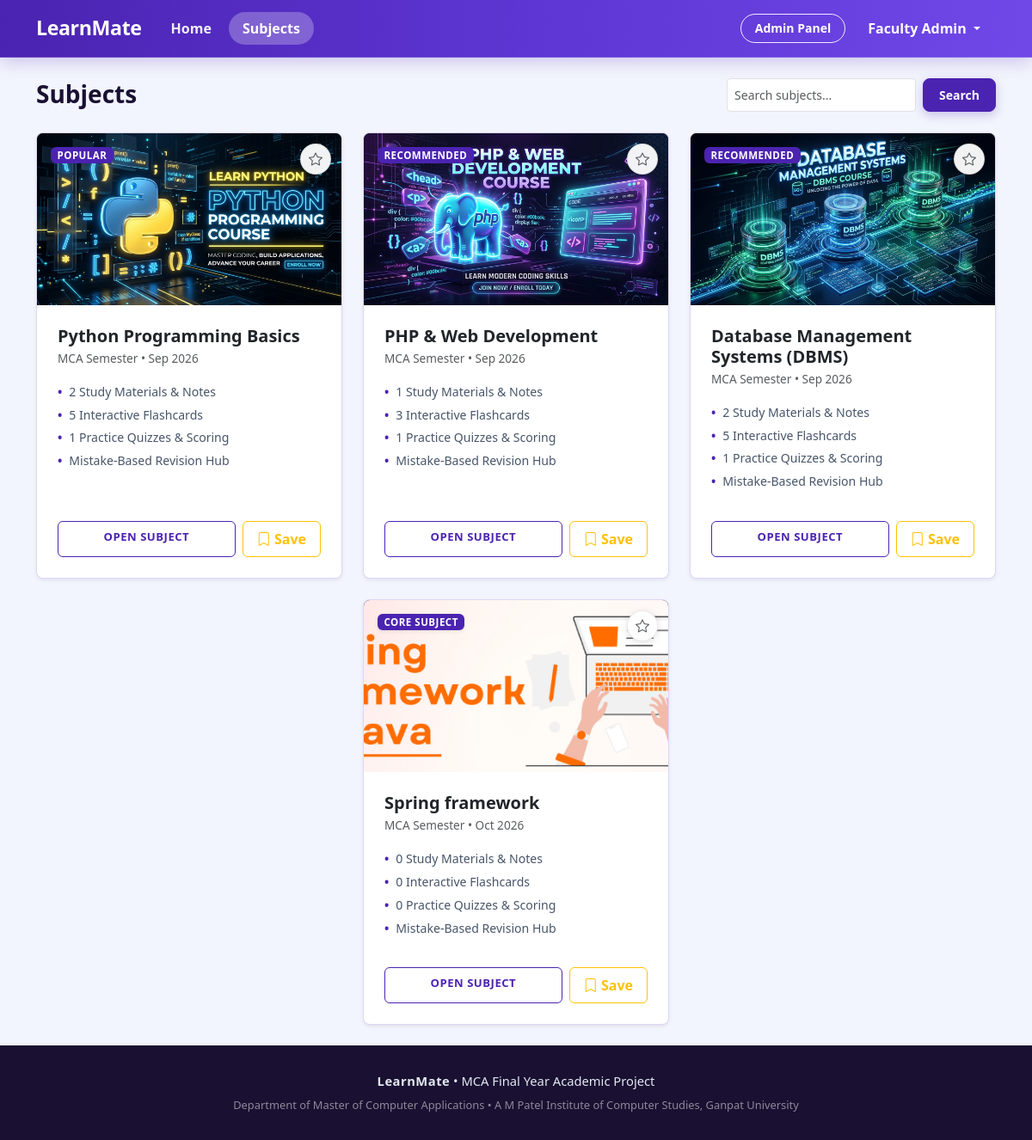
The app's page /courses/ (signed in) with its own data.
### main_app/models.py (models this page shows, shortened)
class Subject(models.Model):
    subject_id = models.AutoField(primary_key=True)
    subject_name = models.CharField(max_length=100)
    description = models.TextField()
    image = models.ImageField(upload_to='subjects/', null=True, blank=True, help_text="Upload subject cover image")
    image_url = models.URLField(max_length=500, null=True, blank=True, help_text="Or paste direct web image URL")
    created_by = models.ForeignKey(User, on_delete=models.CASCADE, related_name='subjects_created')
    created_at = models.DateTimeField(auto_now_add=True)
    def get_image_url(self):
        if self.image:
            try:
                return self.image.url
            except Exception:
                pass
    class Meta:
        db_table = 'subject'
        verbose_name = 'Subject'
        verbose_name_plural = 'Subjects'

### main_app/views.py (the view)
# urls.py: path('courses/', views.course_list, name='courses'),
@login_required
def course_list(request):
    query = request.GET.get('q', '')
    if query:
        subjects = Subject.objects.filter(
            Q(subject_name__icontains=query) | Q(description__icontains=query)
        )
    else:
        subjects = Subject.objects.all()
    bookmarked_subject_ids = list(Bookmark.objects.filter(
        student=request.user, subject__isnull=False, material__isnull=True, flashcard__isnull=True, question__isnull=True
    ).values_list('subject_id', flat=True))
    context = {
        'subjects': subjects,
        'query': query,
        'bookmarked_subject_ids': bookmarked_subject_ids,
    }
    return render(request, 'student/courses.html', context)

### templates/student/courses.html (shortened to what this page needs)
{% extends 'base.html' %}
{% block content %}
<div class="container">
    <div class="d-flex justify-content-between align-items-center mb-4 flex-wrap gap-2">
        <div>
            <h3 class="fw-bold mb-0">Subjects</h3>
        </div>
        <div>
            <form method="GET" action="{% url 'courses' %}" class="d-flex">
                <input type="text" name="q" class="form-control form-control-sm me-2" placeholder="Search subjects..." value="{{ query }}">
                <button type="submit" class="btn btn-primary btn-sm">Search</button>
            </form>
        </div>
    </div>
    <div class="row g-4 justify-content-center">
        {% for subject in subjects %}
        <div class="col-md-6 col-lg-4">
            <div class="card h-100 border shadow-sm rounded-3 overflow-hidden d-flex flex-column bg-white" style="transition: transform 0.25s ease, box-shadow 0.25s ease;">
                <div class="position-relative" style="height: 200px; overflow: hidden; background: #0f172a;">
                    <img src="{{ subject.get_image_url }}" alt="{{ subject.subject_name }}"
                         style="width: 100%; height: 200px; object-fit: cover; display: block;"
                         loading="lazy">
                    <span class="position-absolute top-0 start-0 m-3 badge shadow-sm text-uppercase fw-bold"
                          style="background-color: var(--color-primary); color: #ffffff; font-size: 0.72rem; letter-spacing: 0.5px;">
                        {% if forloop.first %}Popular{% elif forloop.last %}Core Subject{% else %}Recommended{% endif %}
                    </span>
                    <button class="card-bookmark-corner bookmark-toggle-btn {% if subject.subject_id in bookmarked_subject_ids %}active is-bookmarked{% endif %}"
                            data-type="subject" data-id="{{ subject.subject_id }}"
                            title="{% if subject.subject_id in bookmarked_subject_ids %}Remove bookmark{% else %}Bookmark this subject{% endif %}">
                        <i class="bi {% if subject.subject_id in bookmarked_subject_ids %}bi-star-fill text-warning{% else %}bi-star text-muted{% endif %}"></i>
                    </button>
                </div>
                <div class="card-body p-4 d-flex flex-column justify-content-between flex-grow-1">
                    <div>
                        <h5 class="card-title fw-bold text-dark mb-1" style="font-size: 1.25rem;">
                            {{ subject.subject_name }}
                        </h5>
                        <p class="text-muted small mb-3" style="font-size: 0.85rem;">
                            MCA Semester • {{ subject.created_at|date:"M Y" }}
                        </p>
                        <ul class="list-unstyled mb-4" style="font-size: 0.88rem; color: #475569; line-height: 1.9;">
                            <li><span style="color: var(--color-primary); font-weight: bold; margin-right: 8px;">•</span>{{ subject.materials.count }} Study Materials &amp; Notes</li>
                            <li><span style="color: var(--color-primary); font-weight: bold; margin-right: 8px;">•</span>{{ subject.flashcards.count }} Interactive Flashcards</li>
                            <li><span style="color: var(--color-primary); font-weight: bold; margin-right: 8px;">•</span>{{ subject.quizzes.count }} Practice Quizzes &amp; Scoring</li>
                            <li><span style="color: var(--color-primary); font-weight: bold; margin-right: 8px;">•</span>Mistake-Based Revision Hub</li>
                        </ul>
                    </div>
                    <div class="pt-2 mt-auto d-flex gap-2">
                        <a href="{% url 'course_detail' subject.subject_id %}"
                           class="btn flex-grow-1 text-uppercase fw-semibold py-2"
                           style="border: 1.5px solid var(--color-primary); color: var(--color-primary); letter-spacing: 0.5px; font-size: 0.82rem; transition: all 0.2s ease;"
                           onmouseover="this.style.backgroundColor='var(--color-primary)'; this.style.color='#ffffff';"
                           onmouseout="this.style.backgroundColor='transparent'; this.style.color='var(--color-primary)';">
                            OPEN SUBJECT
                        </a>
                        <button class="btn bookmark-toggle-btn {% if subject.subject_id in bookmarked_subject_ids %}btn-warning{% else %}btn-outline-warning{% endif %} px-3 py-2 fw-semibold"
                                data-type="subject" data-id="{{ subject.subject_id }}"
                                data-label-active="Saved" data-label-inactive="Save"
                                title="Bookmark this subject">
                            <i class="bi {% if subject.subject_id in bookmarked_subject_ids %}bi-bookmark-fill{% else %}bi-bookmark{% endif %}"></i>
                            <span>{% if subject.subject_id in bookmarked_subject_ids %}Saved{% else %}Save{% endif %}</span>
                        </button>
                    </div>
                </div>
            </div>
        </div>
        {% empty %}
        <div class="col-12 text-center py-5">
            <h5 class="text-muted">No subjects found matching "{{ query }}"</h5>
            <a href="{% url 'courses' %}" class="btn btn-outline-primary btn-sm mt-2">Clear Search</a>
        </div>
        {% endfor %}
    </div>
</div>
{% endblock %}

### templates/base.html (shortened to what this page needs)
{% load static %}
<!DOCTYPE html>
<html lang="en">
<head>
    <link href="https://cdn.jsdelivr.net/npm/bootstrap@5.3.0/dist/css/bootstrap.min.css" rel="stylesheet">
    <link rel="stylesheet" href="https://cdn.jsdelivr.net/npm/bootstrap-icons@1.11.3/font/bootstrap-icons.min.css">
    <link rel="stylesheet" href="{% static 'css/style.css' %}?v=8.0">
</head>
<body>
    <nav class="navbar navbar-expand-lg navbar-custom sticky-top">
        <div class="container">
            <a class="navbar-brand" href="{% url 'home' %}">
                LearnMate
            </a>
            <div class="collapse navbar-collapse" id="navbarMain">
                <ul class="navbar-nav me-auto mb-2 mb-lg-0">
                    <li class="nav-item">
                        <a class="nav-link {% if request.resolver_match.url_name == 'home' %}active{% endif %}"
                            href="{% url 'home' %}">Home</a>
                    </li>
                    <li class="nav-item">
                        <a class="nav-link {% if request.resolver_match.url_name == 'courses' or request.resolver_match.url_name == 'course_detail' %}active{% endif %}"
                            href="{% url 'courses' %}">Subjects</a>
                    </li>
                </ul>
                <ul class="navbar-nav ms-auto align-items-center">
                    {% if user.is_authenticated %}
                    {% if user.profile.role == 'admin' or user.is_superuser %}
                    <li class="nav-item me-2">
                        <a class="btn btn-sm btn-outline-primary" href="{% url 'admin_dashboard' %}">
                            Admin Panel
                        </a>
                    </li>
                    {% else %}
                    <li class="nav-item me-2">
                        <a class="btn btn-sm btn-outline-primary" href="{% url 'dashboard' %}">
                            Dashboard
                        </a>
                    </li>
                    {% endif %}
                    <li class="nav-item dropdown">
                        <a class="nav-link dropdown-toggle font-weight-bold" href="#" id="userMenu" role="button"
                            data-bs-toggle="dropdown">
                            {{ user.first_name|default:user.username }}
                        </a>
                    </li>
                    {% endif %}
                </ul>
            </div>
        </div>
    </nav>
    <main class="py-4">
        {% block content %}{% endblock %}
    </main>
    <footer>
        <div class="container text-center">
            <div class="mb-2">
                <span class="fw-bold" style="letter-spacing: 0.5px;">LearnMate</span> • MCA Final Year Academic Project
            </div>
            <div class="small text-white-50">
                Department of Master of Computer Applications • A M Patel Institute of Computer Studies, Ganpat
                University
            </div>
        </div>
    </footer>
</body>
</html>

### static/css/style.css (style rules this page uses)
:root { --color-primary: #4b23b1; --color-primary-dark: #38178a; --color-primary-light: #ede8fc; --color-accent-periwinkle: #6e44e6; --color-dark-heading: #1a1032; --color-body-text: #475569; --color-muted-text: #6b7280; --color-bg-canvas: #f2f5fd; --color-card-surface: #ffffff; --color-border: #ded6f7; --primary-color: #4b23b1; --primary-dark: #38178a; --primary-light: #ede8fc; --secondary-color: #64748b; --accent-color: #6e44e6; --success-color: #10b981; --danger-color: #ef4444; --warning-color: #f59e0b; --background: #f2f5fd; --card-bg: #ffffff; --text-main: #1a1032; --text-body: #475569; --text-muted: #6b7280; --border-color: #ded6f7; }
body { font-family: 'Segoe UI', -apple-system, BlinkMacSystemFont, Roboto, Helvetica, Arial, sans-serif; background-color: var(--background); color: var(--text-body); min-height: 100vh; display: flex; flex-direction: column; }
h1, h2, h3, h4, h5, h6 { color: var(--color-dark-heading); font-weight: 700; }
a { color: var(--color-primary); text-decoration: none; transition: color 0.2s ease; }
main { flex: 1 0 auto; }
.navbar-custom { background: linear-gradient(90deg, #4b23b1 0%, #5d35d2 50%, #7048e8 100%) !important; border-bottom: 1px solid rgba(255, 255, 255, 0.15); box-shadow: 0 4px 20px rgba(75, 35, 177, 0.25); padding-top: 0.65rem; padding-bottom: 0.65rem; }
.navbar-custom .navbar-brand { font-weight: 800; color: #ffffff !important; font-size: 1.45rem; letter-spacing: -0.4px; display: inline-flex; align-items: center; }
.navbar-custom .nav-link { font-weight: 600; color: rgba(255, 255, 255, 0.92) !important; padding: 0.45rem 1rem !important; position: relative; border-radius: 20px; transition: all 0.2s ease; margin: 0 2px; }
.navbar-custom .nav-link.active { color: #ffffff !important; background-color: rgba(255, 255, 255, 0.26); font-weight: 700; }
.navbar-custom .nav-link.active::after { display: none; }
.navbar-custom .btn-outline-primary, .navbar-custom .btn-outline-light { color: #ffffff !important; border: 1.5px solid rgba(255, 255, 255, 0.9) !important; background-color: transparent !important; border-radius: 20px !important; font-weight: 600; padding: 0.35rem 1rem !important; transition: all 0.2s ease; }
.navbar-custom .dropdown-toggle { color: #ffffff !important; font-weight: 600; }
.btn-primary { background-color: var(--color-primary) !important; border-color: var(--color-primary) !important; color: #ffffff !important; font-weight: 600; border-radius: 8px; padding: 8px 18px; transition: all 0.2s ease; box-shadow: 0 4px 12px rgba(75, 35, 177, 0.25); }
.btn-outline-primary { color: var(--color-primary) !important; border-color: var(--color-primary) !important; background-color: transparent !important; font-weight: 600; border-radius: 8px; transition: all 0.2s ease; }
footer { background-color: var(--color-dark-heading); color: #e2e8f0; padding: 30px 0; font-size: 0.92rem; margin-top: auto; }
.card { border-color: var(--border-color) !important; }
.bookmark-toggle-btn { transition: all 0.2s ease-in-out; }
.card-bookmark-corner { position: absolute; top: 12px; right: 12px; z-index: 10; width: 36px; height: 36px; border-radius: 50%; background-color: rgba(255, 255, 255, 0.95); border: 1px solid rgba(0, 0, 0, 0.08); box-shadow: 0 2px 8px rgba(0, 0, 0, 0.12); display: inline-flex; align-items: center; justify-content: center; cursor: pointer; font-size: 1rem; color: #94a3b8; transition: all 0.25s cubic-bezier(0.4, 0, 0.2, 1); backdrop-filter: blur(4px); }

### records on screen
Subject: get_image_url (picture), shows "POPULAR", subject_name "Python Programming Basics", created_at "Sep 2026", materials.count "2", flashcards.count "5", quizzes.count "1", shows "Save"
Subject: get_image_url (picture), shows "RECOMMENDED", subject_name "PHP & Web Development", created_at "Sep 2026", materials.count "1", flashcards.count "3", quizzes.count "1", shows "Save"
Subject: get_image_url (picture), shows "RECOMMENDED", subject_name "Database Management Systems (DBMS)", created_at "Sep 2026", materials.count "2", flashcards.count "5", quizzes.count "1", shows "Save"
Subject: get_image_url (picture), shows "CORE SUBJECT", subject_name "Spring framework", created_at "Oct 2026", materials.count "0", flashcards.count "0", quizzes.count "0", shows "Save"

### other values on screen
{{ user.first_name|default:user.username }} "Faculty Admin"
